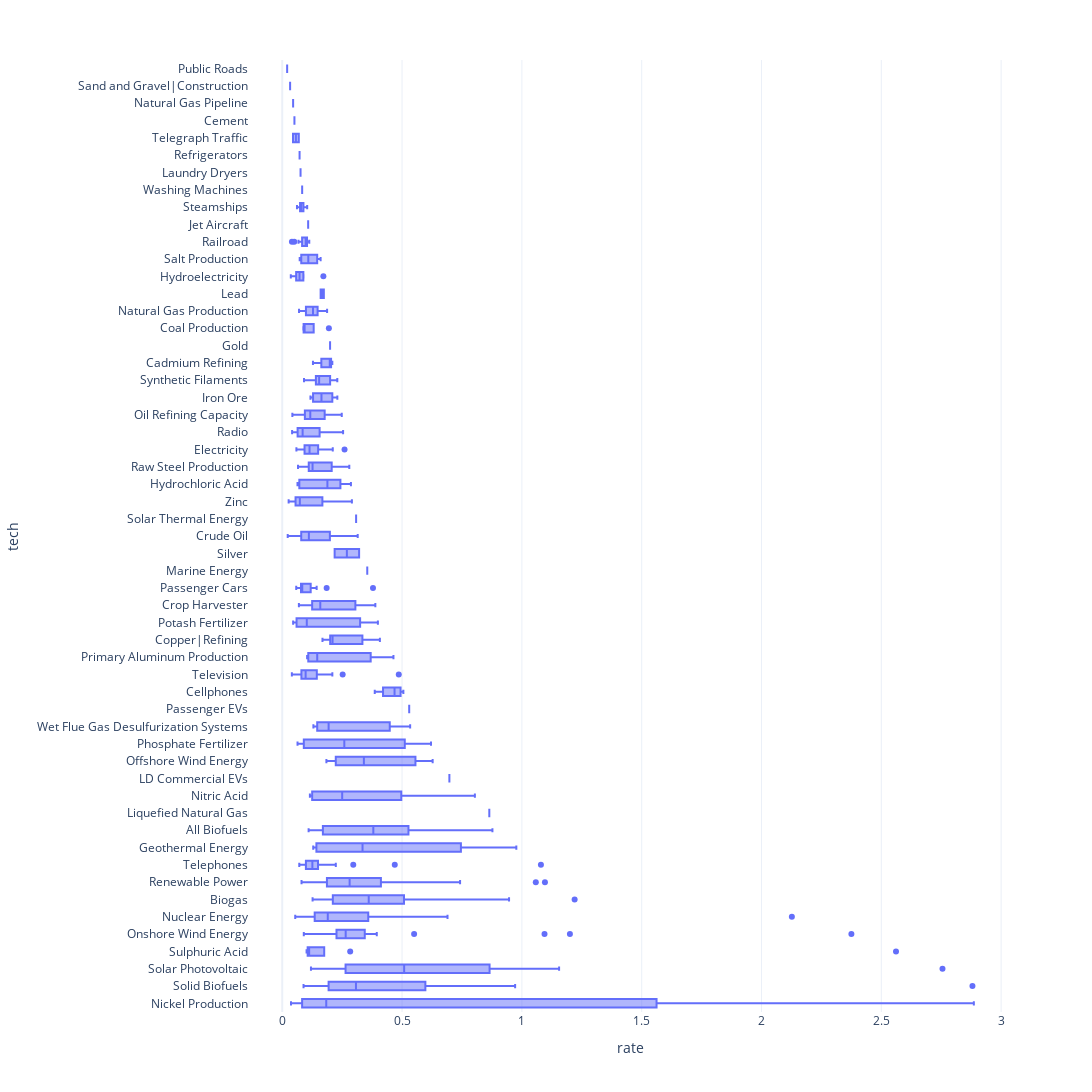

Source (notebook cell):
### Code cell
fig = px.box(k_rates, x='rate', y='tech',
            template='plotly_white', width=1200, height=1200,
            hover_data=['tech', 'country', 'rate'])
fig.show()

### Figure 1 — Plotly figure (JSON) as saved in the notebook; plotly's stock layout.template omitted (floating-point values rounded to 4 significant figures; data arrays with more than 128 entries replaced by an {"elided": "..."} marker saying what was removed)
{"data": [{"alignmentgroup": "True", "customdata": {"elided": "511x1 str values"}, "hovertemplate": "rate=%{x}<br>tech=%{y}<br>country=%{customdata[0]}<extra></extra>", "legendgroup": "", "marker": {"color": "#636efa"}, "name": "", "notched": false, "offsetgroup": "", "orientation": "h", "showlegend": false, "type": "box", "x": {"elided": "511 float values"}, "x0": " ", "xaxis": "x", "y": {"elided": "511 str values"}, "y0": " ", "yaxis": "y"}], "layout": {"boxmode": "group", "height": 1200, "legend": {"tracegroupgap": 0}, "margin": {"t": 60}, "width": 1200, "xaxis": {"anchor": "y", "domain": [0, 1], "title": {"text": "rate"}}, "yaxis": {"anchor": "x", "domain": [0, 1], "title": {"text": "tech"}}}}
